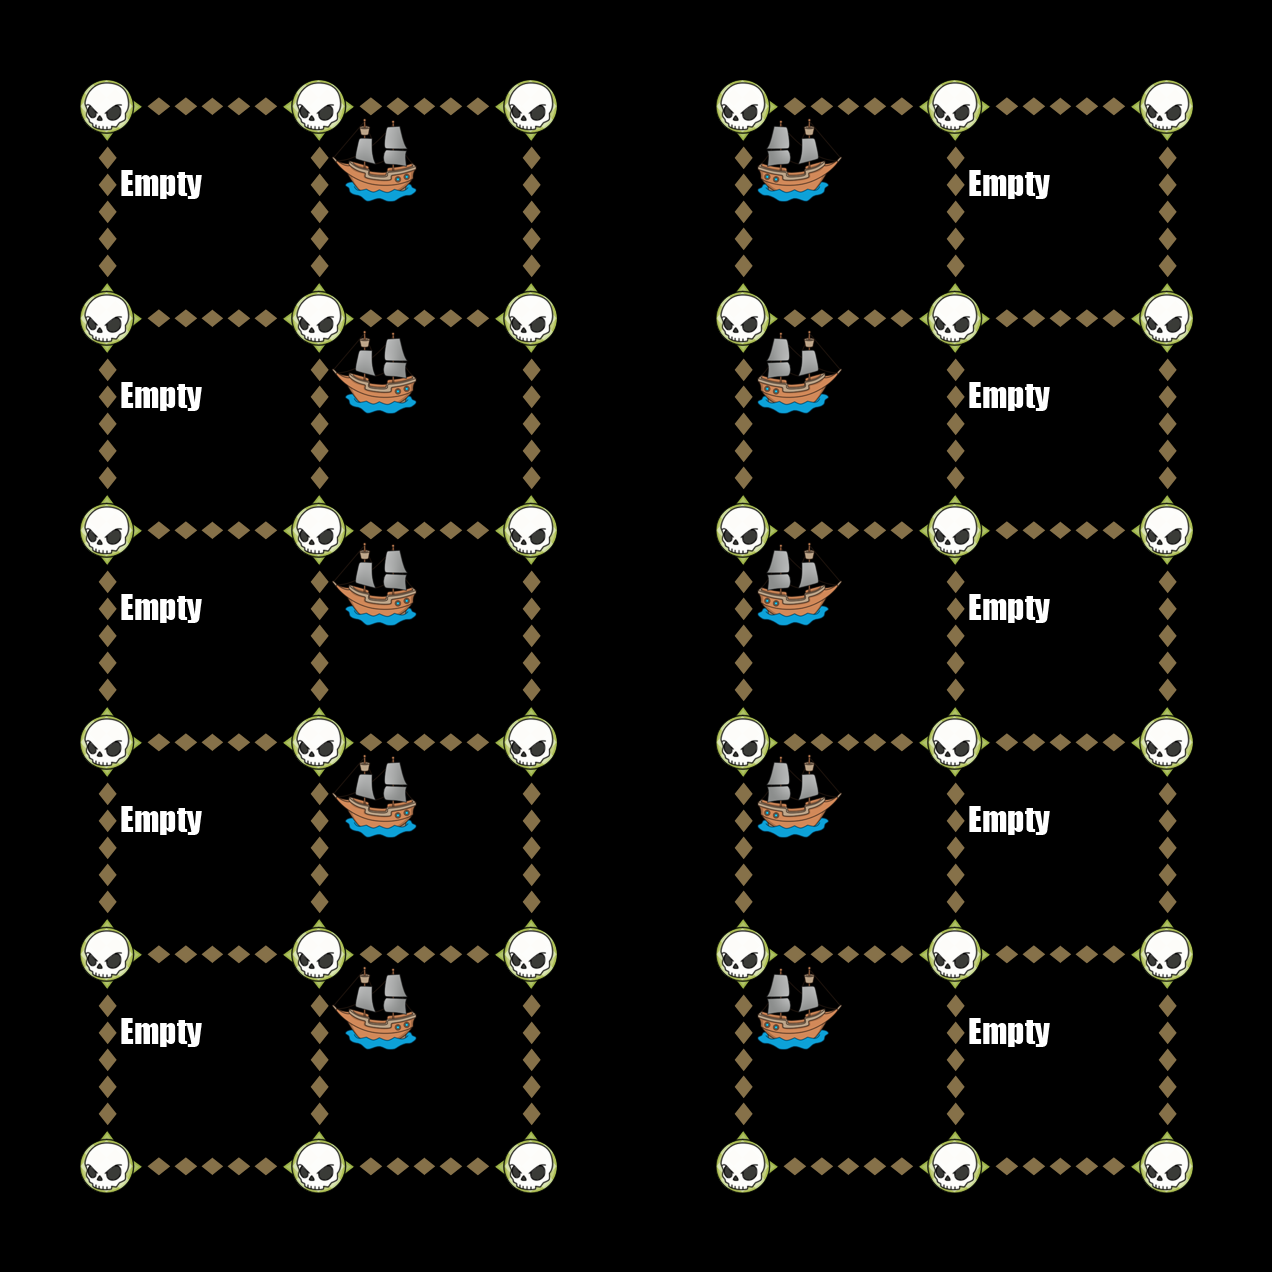

Below is a game level as drawn by its tile map, then a one-line description and the .tmx that defines it (tile-layer data replaced by summaries):
An orthogonal 6x6 tile map with 212x212 px tiles, 6 tile layers (Down, Up, Left, Right, ...).

<map version="1.0" orientation="orthogonal" width="6" height="6" tilewidth="212" tileheight="212">
 <tileset firstgid="1" name="TileGraphic_Final-ipadhd" tilewidth="212" tileheight="212">
  <image source="TileGraphic_Final-ipadhd.png" width="636" height="1060" />
  <tile id="0">
   <properties>
    <property name="LineFilled" value="True" />
   </properties>
  </tile>
  <tile id="2">
   <properties>
    <property name="Item" value="TreasureBox" />
   </properties>
  </tile>
  <tile id="4">
   <properties>
    <property name="RowFilled" value="True" />
   </properties>
  </tile>
  <tile id="6">
   <properties>
    <property name="Item" value="CannonLeft" />
   </properties>
  </tile>
  <tile id="7">
   <properties>
    <property name="Item" value="ShipRight" />
   </properties>
  </tile>
  <tile id="8">
   <properties>
    <property name="Item" value="MapOne" />
   </properties>
  </tile>
  <tile id="9">
   <properties>
    <property name="Item" value="CannonRight" />
   </properties>
  </tile>
  <tile id="10">
   <properties>
    <property name="Item" value="ShipLeft" />
   </properties>
  </tile>
  <tile id="11">
   <properties>
    <property name="Item" value="MapTwo" />
   </properties>
  </tile>
  <tile id="12">
   <properties>
    <property name="Item" value="Empty" />
   </properties>
  </tile>
  <tile id="13">
   <properties>
    <property name="Item" value="Skull" />
   </properties>
  </tile>
  <tile id="14">
   <properties>
    <property name="Item" value="Fog" />
   </properties>
  </tile>
 </tileset>
 <layer name="Down" width="6" height="6">
  <data>[36 cells, 30 non-empty, 1 distinct tile ids]</data>
 </layer>
 <layer name="Up" width="6" height="6">
  <data>[36 cells, 30 non-empty, 1 distinct tile ids]</data>
 </layer>
 <layer name="Left" width="6" height="6">
  <data>[36 cells, 24 non-empty, 1 distinct tile ids]</data>
 </layer>
 <layer name="Right" width="6" height="6">
  <data>[36 cells, 24 non-empty, 1 distinct tile ids]</data>
 </layer>
 <layer name="Dots" width="6" height="6">
  <data>[36 cells, 36 non-empty, 1 distinct tile ids]</data>
 </layer>
 <layer name="Items" width="6" height="6">
  <data>[36 cells, 20 non-empty, 3 distinct tile ids]</data>
 </layer>
</map>
